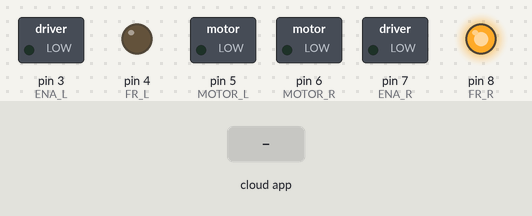
Simulated run of this sketch. Board: Arduino Uno, built with avr-gcc and run on an emulated ATmega328P. On the bench: switched loads named in the sketch (green lamp = pin HIGH), output pins drawn as LEDs (lit = HIGH). The inputs (shaded band) are chosen by the test bench. The ROS host is connected and sends only what is stated.

Above: at 1.2 s.
1.3 s: the phone or cloud app sets left to 45
At 1.8 s:
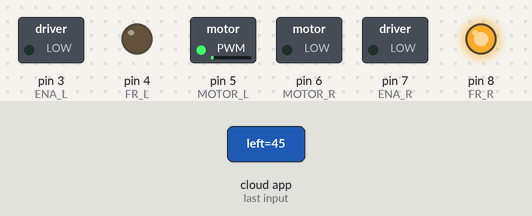
2.8 s: the phone or cloud app sets right to 45
At 4.0 s:
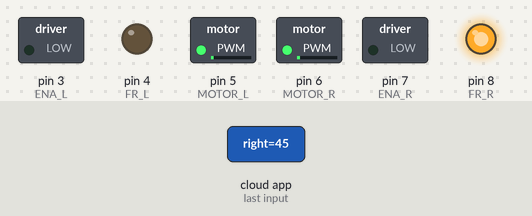
4.3 s: the phone or cloud app sets left to 0
At 5.5 s:
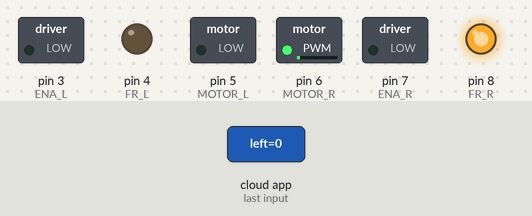
5.8 s: the phone or cloud app sets right to 0
At 6.4 s:
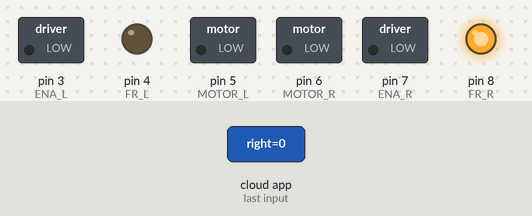
Timing chart, 0 to 8.3 s (numbered marks = the images above; inputs shaded):
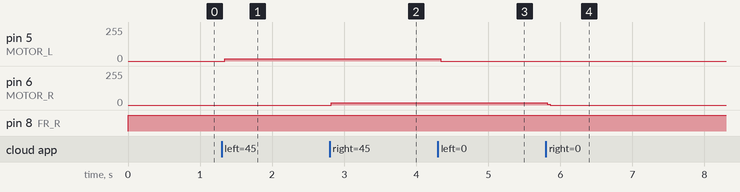

Measured:
- after the input at 1.3 s, pin 5 (MOTOR_L): 0/255 → 16/255 at once
- after the input at 2.8 s, pin 6 (MOTOR_R): 0/255 → 17/255 at once
- after the input at 4.3 s, pin 5 (MOTOR_L): 16/255 → 0/255 at once
- after the input at 5.8 s, pin 6 (MOTOR_R): 17/255 → 0/255 at once

The sketch:

Diff_PWM.ino
```cpp
#include <ros.h>
#include <std_msgs/String.h>
#include <std_msgs/Int16.h>

ros::NodeHandle nh;

int vel_l = 0;       //
int vel_r = 0;
float m = 0;       // (0~100%) Percentage of PWM
float n = 0;       // (0~100%) Percentage of PWM
float T = 100;     // PWM at 10kHz

int ENA_L = 3;     // MOTOR_ENA_L at D3
int ENA_R = 7;     // MOTOR_ENA_R at D7
int FR_L = 4;      // MOTOR_FR_L  at D4
int FR_R = 8;      // MOTOR_FR_R  at D8
int MOTOR_L = 5;   // MOTOR_PWM_L at D5
int MOTOR_R = 6;   // MOTOR_PWM_R at D6

std_msgs::String str_msg;
std_msgs::Int16 int_msg;

void set_l_backwards()
{
  digitalWrite(FR_L, HIGH);
}

void set_l_forwards()
{
  digitalWrite(FR_L, LOW);
}

void set_r_backwards()
{
    digitalWrite(FR_R, LOW);
}

void set_r_forwards()
{
  digitalWrite(FR_R, HIGH);
}

void set_ena_lr()
{
  digitalWrite(ENA_L, LOW);
  digitalWrite(ENA_R, LOW);
}

void set_pwm()
{
  if (vel_l>=0)
  {
    m = vel_l;
    set_l_forwards();
  }
  else
  {
    m = -vel_l;
    set_l_backwards();
  }

  if (vel_r>=0)
  {
    n = vel_r;
    set_r_forwards();
  }
  else
  {
    n = -vel_r;
    set_r_backwards();
  }

  if (m == n)
  {
    if ((m==0||m==-0)&&(n==0||n==-0))
    {
      set_ena_lr();
      digitalWrite(MOTOR_R, LOW);
      digitalWrite(MOTOR_L, LOW);
      delayMicroseconds(T);
    }
    else
    {
      set_ena_lr();
      digitalWrite(MOTOR_L, HIGH);
      digitalWrite(MOTOR_R, HIGH);
      delayMicroseconds(m);
      digitalWrite(MOTOR_L, LOW);
      digitalWrite(MOTOR_R, LOW);
      delayMicroseconds(T-m);
    }

  }
  else if (m>n)
  {
    set_ena_lr();
    if (n==0)
    {
      digitalWrite(MOTOR_L, HIGH);
      delayMicroseconds(m);
      digitalWrite(MOTOR_L, LOW);
      delayMicroseconds(T-m);
    }
    else
    {
      digitalWrite(MOTOR_L, HIGH);
      digitalWrite(MOTOR_R, HIGH);
      delayMicroseconds(n);
      digitalWrite(MOTOR_R, LOW);
      delayMicroseconds(m-n);
      digitalWrite(MOTOR_L, LOW);
      delayMicroseconds(T-m);
    }

  }
  else if (m<n)
  {
    set_ena_lr();
    if (m==0)
    {
      digitalWrite(MOTOR_R, HIGH);
      delayMicroseconds(n);
      digitalWrite(MOTOR_R, LOW);
      delayMicroseconds(T-n);
    }
    else
    {
      digitalWrite(MOTOR_L, HIGH);
      digitalWrite(MOTOR_R, HIGH);
      delayMicroseconds(m);
      digitalWrite(MOTOR_L, LOW);
      delayMicroseconds(n-m);
      digitalWrite(MOTOR_R, LOW);
      delayMicroseconds(T-n);
    }
  }
  else
  {
    delayMicroseconds(T);
  }
}

void messageCb(const std_msgs::Int16 &msg)
{
  vel_l = msg.data;
  //int_msg.data = pwm;
}

void messageCb_(const std_msgs::Int16 &msg)
{
  vel_r = msg.data;
  //int_msg.data = pwm;
}

//ros::Publisher chatter("chatter", &str_msg);
//ros::Publisher pwm_("pwm_", &int_msg);
ros::Subscriber<std_msgs::Int16> sub("cmd_vel/left", &messageCb );
ros::Subscriber<std_msgs::Int16> sub_("cmd_vel/right", &messageCb_ );

char hello[13] = "Hello World!";

void setup()
{
  nh.initNode();

  pinMode(ENA_L,OUTPUT);
  pinMode(ENA_R,OUTPUT);
  pinMode(FR_L,OUTPUT);
  pinMode(FR_R,OUTPUT);
  pinMode(MOTOR_L,OUTPUT);
  pinMode(MOTOR_R,OUTPUT);

  //nh.advertise(chatter);
  //nh.advertise(pwm_);
  nh.subscribe(sub);
  nh.subscribe(sub_);
}

void loop()
{
  set_pwm();
  //pwm_.publish(&int_msg);
  nh.spinOnce();
}
```
